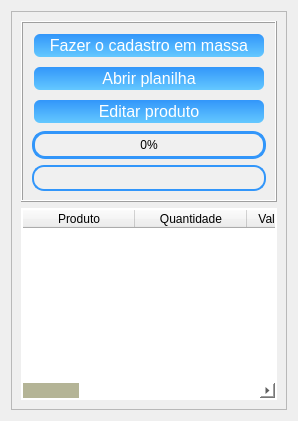
      <widget class="QWidget" name="page_cadastrar_massa_produtos">
       <layout class="QGridLayout" name="gridLayout_12">
        <item row="0" column="0">
         <widget class="QFrame" name="frame_8">
          <property name="frameShape">
           <enum>QFrame::StyledPanel</enum>
          </property>
          <property name="frameShadow">
           <enum>QFrame::Raised</enum>
          </property>
          <layout class="QGridLayout" name="gridLayout_23">
           <item row="0" column="0">
            <widget class="QFrame" name="frame_9">
             <property name="sizePolicy">
              <sizepolicy hsizetype="Expanding" vsizetype="Expanding">
               <horstretch>0</horstretch>
               <verstretch>0</verstretch>
              </sizepolicy>
             </property>
             <property name="minimumSize">
              <size>
               <width>0</width>
               <height>0</height>
              </size>
             </property>
             <property name="maximumSize">
              <size>
               <width>16777214</width>
               <height>200</height>
              </size>
             </property>
             <property name="frameShape">
              <enum>QFrame::Box</enum>
             </property>
             <property name="frameShadow">
              <enum>QFrame::Raised</enum>
             </property>
             <layout class="QVBoxLayout" name="verticalLayout_22">
              <property name="leftMargin">
               <number>9</number>
              </property>
              <property name="rightMargin">
               <number>9</number>
              </property>
              <item>
               <widget class="QPushButton" name="btn_fazer_cadastro_massa_produtos">
                <property name="sizePolicy">
                 <sizepolicy hsizetype="Expanding" vsizetype="Expanding">
                  <horstretch>0</horstretch>
                  <verstretch>0</verstretch>
                 </sizepolicy>
                </property>
                <property name="minimumSize">
                 <size>
                  <width>0</width>
                  <height>0</height>
                 </size>
                </property>
                <property name="maximumSize">
                 <size>
                  <width>16777215</width>
                  <height>31</height>
                 </size>
                </property>
                <property name="cursor">
                 <cursorShape>PointingHandCursor</cursorShape>
                </property>
                <property name="styleSheet">
                 <string notr="true">QPushButton {
    color: rgb(255, 255, 255);
    border-radius: 8px;
    font-size: 16px;
    background: qlineargradient(x1:0, y1:0, x2:0, y2:1, stop:0 rgb(50, 150, 250), stop:1 rgb(100, 200, 255)); /* Gradiente de azul claro para azul mais claro */
    border: 4px solid transparent;
}

QPushButton:hover {
    background: qlineargradient(x1:0, y1:0, x2:0, y2:1, stop:0 rgb(100, 180, 255), stop:1 rgb(150, 220, 255)); /* Gradiente de azul mais claro para azul ainda mais claro */
    color: black;
}
</string>
                </property>
                <property name="text">
                 <string>Fazer o cadastro em massa</string>
                </property>
               </widget>
              </item>
              <item>
               <widget class="QPushButton" name="btn_abrir_planilha_massa_produtos">
                <property name="sizePolicy">
                 <sizepolicy hsizetype="Expanding" vsizetype="Expanding">
                  <horstretch>0</horstretch>
                  <verstretch>0</verstretch>
                 </sizepolicy>
                </property>
                <property name="maximumSize">
                 <size>
                  <width>16777215</width>
                  <height>31</height>
                 </size>
                </property>
                <property name="cursor">
                 <cursorShape>PointingHandCursor</cursorShape>
                </property>
                <property name="styleSheet">
                 <string notr="true">QPushButton {
    color: rgb(255, 255, 255);
    border-radius: 8px;
    font-size: 16px;
    background: qlineargradient(x1:0, y1:0, x2:0, y2:1, stop:0 rgb(50, 150, 250), stop:1 rgb(100, 200, 255)); /* Gradiente de azul claro para azul mais claro */
    border: 4px solid transparent;
}

QPushButton:hover {
    background: qlineargradient(x1:0, y1:0, x2:0, y2:1, stop:0 rgb(100, 180, 255), stop:1 rgb(150, 220, 255)); /* Gradiente de azul mais claro para azul ainda mais claro */
    color: black;
}
</string>
                </property>
                <property name="text">
                 <string>Abrir planilha</string>
                </property>
               </widget>
              </item>
              <item>
               <widget class="QPushButton" name="btn_editar_massa_produtos">
                <property name="sizePolicy">
                 <sizepolicy hsizetype="Expanding" vsizetype="Expanding">
                  <horstretch>0</horstretch>
                  <verstretch>0</verstretch>
                 </sizepolicy>
                </property>
                <property name="maximumSize">
                 <size>
                  <width>16777215</width>
                  <height>31</height>
                 </size>
                </property>
                <property name="cursor">
                 <cursorShape>PointingHandCursor</cursorShape>
                </property>
                <property name="styleSheet">
                 <string notr="true">QPushButton {
    color: rgb(255, 255, 255);
    border-radius: 8px;
    font-size: 16px;
    background: qlineargradient(x1:0, y1:0, x2:0, y2:1, stop:0 rgb(50, 150, 250), stop:1 rgb(100, 200, 255)); /* Gradiente de azul claro para azul mais claro */
    border: 4px solid transparent;
}

QPushButton:hover {
    background: qlineargradient(x1:0, y1:0, x2:0, y2:1, stop:0 rgb(100, 180, 255), stop:1 rgb(150, 220, 255)); /* Gradiente de azul mais claro para azul ainda mais claro */
    color: black;
}
</string>
                </property>
                <property name="text">
                 <string>Editar produto</string>
                </property>
               </widget>
              </item>
              <item>
               <widget class="QProgressBar" name="progress_massa_produtos">
                <property name="sizePolicy">
                 <sizepolicy hsizetype="Expanding" vsizetype="Expanding">
                  <horstretch>0</horstretch>
                  <verstretch>0</verstretch>
                 </sizepolicy>
                </property>
                <property name="maximumSize">
                 <size>
                  <width>16777215</width>
                  <height>31</height>
                 </size>
                </property>
                <property name="styleSheet">
                 <string notr="true">QProgressBar {
	color: black;
    border: 3px solid rgb(50,150,250);
    border-radius: 13px;  /* Aumentei o valor para deixar a borda mais redonda */
    background-color: #f0f0f0;  /* Cor cinza claro */
}

QProgressBar::chunk {
    background-color: #4682b4;  /* Cor do progresso preenchido (azul) */
    border-radius: 12px;  /* Faz com que o progresso também tenha bordas arredondadas */
}
</string>
                </property>
                <property name="value">
                 <number>0</number>
                </property>
                <property name="alignment">
                 <set>Qt::AlignCenter</set>
                </property>
                <property name="textVisible">
                 <bool>true</bool>
                </property>
               </widget>
              </item>
              <item>
               <widget class="QLineEdit" name="line_edit_massa_produtos">
                <property name="sizePolicy">
                 <sizepolicy hsizetype="Expanding" vsizetype="Expanding">
                  <horstretch>0</horstretch>
                  <verstretch>0</verstretch>
                 </sizepolicy>
                </property>
                <property name="maximumSize">
                 <size>
                  <width>16777215</width>
                  <height>31</height>
                 </size>
                </property>
                <property name="styleSheet">
                 <string notr="true">QLineEdit {
	color: black;
    background-color: rgb(240, 240, 240); /* Cor de fundo cinza claro */
    border: 2px solid rgb(50, 150,250); /* Borda azul */
    border-radius: 12px; /* Cantos arredondados */
    padding: 3px; /* Espaçamento interno */
}

QLineEdit::placeholderText {
    color: black; /* Cor do texto do placeholder */
}

</string>
                </property>
                <property name="alignment">
                 <set>Qt::AlignCenter</set>
                </property>
               </widget>
              </item>
             </layout>
            </widget>
           </item>
           <item row="1" column="0">
            <widget class="QTableWidget" name="table_massa_produtos">
             <property name="minimumSize">
              <size>
               <width>0</width>
               <height>0</height>
              </size>
             </property>
             <property name="maximumSize">
              <size>
               <width>16777215</width>
               <height>16777215</height>
              </size>
             </property>
             <property name="styleSheet">
              <string notr="true">/* Estiliza apenas o QTableView com objectName &quot;table_ativos&quot; */
QTableView {
    gridline-color: black;
    border: 2px solid white;
    color: black;
    selection-color: white;
}

/* Estiliza a barra de rolagem horizontal */
QTableView QScrollBar:horizontal {
    border: none;
    background-color: rgb(255, 255, 255);
    height: 15px;
    margin: 0px 
}

/* Estiliza a barra de rolagem vertical */
QTableView QScrollBar:vertical {
    border: none;
    background-color: rgb(255, 255, 255); /* branco */
    width: 20px;
    margin: 0px 
}

/* Parte que você arrasta */
QTableView QScrollBar::handle:vertical {
    background-color: rgb(180, 180,150);  /* cinza */
    min-height: 30px;
}

QTableView QScrollBar::handle:horizontal{
	background-color: rgb(180,180,150);
	min-height: 30px;
}

/* Remove os botões */
QTableView QScrollBar::add-line:vertical,
QTableView QScrollBar::sub-line:vertical {
    height: 0px;
    width: 0px;
    border: none;
    background: none;
}

/* Estilo para item selecionado */
QTableWidget::item:selected {
    background-color: rgb(0, 120, 215);
    color: white;
}
</string>
             </property>
             <property name="editTriggers">
              <set>QAbstractItemView::NoEditTriggers</set>
             </property>
             <property name="showDropIndicator" stdset="0">
              <bool>true</bool>
             </property>
             <property name="dragDropOverwriteMode">
              <bool>true</bool>
             </property>
             <property name="alternatingRowColors">
              <bool>false</bool>
             </property>
             <property name="selectionMode">
              <enum>QAbstractItemView::ExtendedSelection</enum>
             </property>
             <property name="selectionBehavior">
              <enum>QAbstractItemView::SelectRows</enum>
             </property>
             <property name="showGrid">
              <bool>true</bool>
             </property>
             <property name="gridStyle">
              <enum>Qt::SolidLine</enum>
             </property>
             <property name="cornerButtonEnabled">
              <bool>false</bool>
             </property>
             <attribute name="horizontalHeaderCascadingSectionResizes">
              <bool>false</bool>
             </attribute>
             <attribute name="horizontalHeaderDefaultSectionSize">
              <number>112</number>
             </attribute>
             <attribute name="horizontalHeaderMinimumSectionSize">
              <number>39</number>
             </attribute>
             <attribute name="horizontalHeaderShowSortIndicator" stdset="0">
              <bool>false</bool>
             </attribute>
             <attribute name="verticalHeaderVisible">
              <bool>false</bool>
             </attribute>
             <attribute name="verticalHeaderCascadingSectionResizes">
              <bool>false</bool>
             </attribute>
             <attribute name="verticalHeaderHighlightSections">
              <bool>true</bool>
             </attribute>
             <column>
              <property name="text">
               <string>Produto</string>
              </property>
             </column>
             <column>
              <property name="text">
               <string>Quantidade</string>
              </property>
             </column>
             <column>
              <property name="text">
               <string>Valor do Produto</string>
              </property>
             </column>
             <column>
              <property name="text">
               <string>Desconto</string>
              </property>
             </column>
             <column>
              <property name="text">
               <string>Valor Total</string>
              </property>
             </column>
             <column>
              <property name="text">
               <string>Data do Cadastro</string>
              </property>
             </column>
             <column>
              <property name="text">
               <string>Código do Item</string>
              </property>
             </column>
             <column>
              <property name="text">
               <string>Cliente</string>
              </property>
             </column>
             <column>
              <property name="text">
               <string>Descrição do Produto</string>
              </property>
             </column>
            </widget>
           </item>
          </layout>
         </widget>
        </item>
       </layout>
      </widget>
